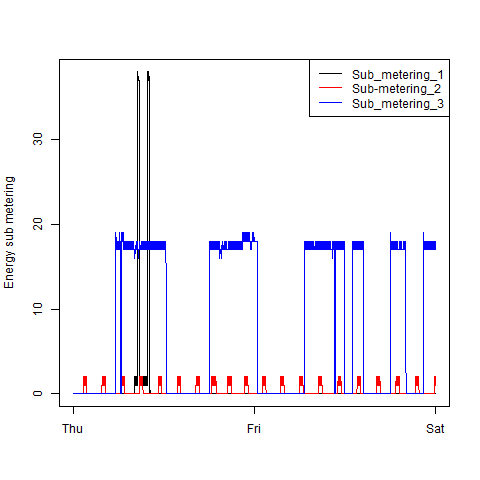

Reproduce this figure in R.
#
# Function to read the "Individual household electric power consumption Data Set"
#  and plot how household energy usage
#  varies over a 2-day period in February, 2007
#

plot3 <- function() {
  
  # Read the data  
  df <- read.csv("household_power_consumption.txt",sep=";",stringsAsFactors=F)
  
  # Convert the Date value and use it to subset the rows
  df$Date <- as.Date(df$Date,format="%d/%m/%Y")
  df <- subset(df,df$Date >= "2007-02-01" & df$Date <= "2007-02-02")  
  
  # Combine date and time into a single date/time field
  df$Time <- as.POSIXlt(as.POSIXlt(paste(df$Date, df$Time)),format="%c")
  
  # open a png file and create the requested plot, then close the file
  png(file="plot3.png",width=480,height=480)
  plot(df$Time,df$Sub_metering_1 , 
       type="l",
       xlab="",
       ylab="Energy sub metering")
  points(df$Time,df$Sub_metering_2 , col = "red",type="l")
  points(df$Time,df$Sub_metering_3 , col = "blue", type="l")
  legend("topright", lty=1, col = c("black","red","blue"), 
         legend = c("Sub_metering_1","Sub-metering_2", "Sub_metering_3"))
  dev.off() 
}